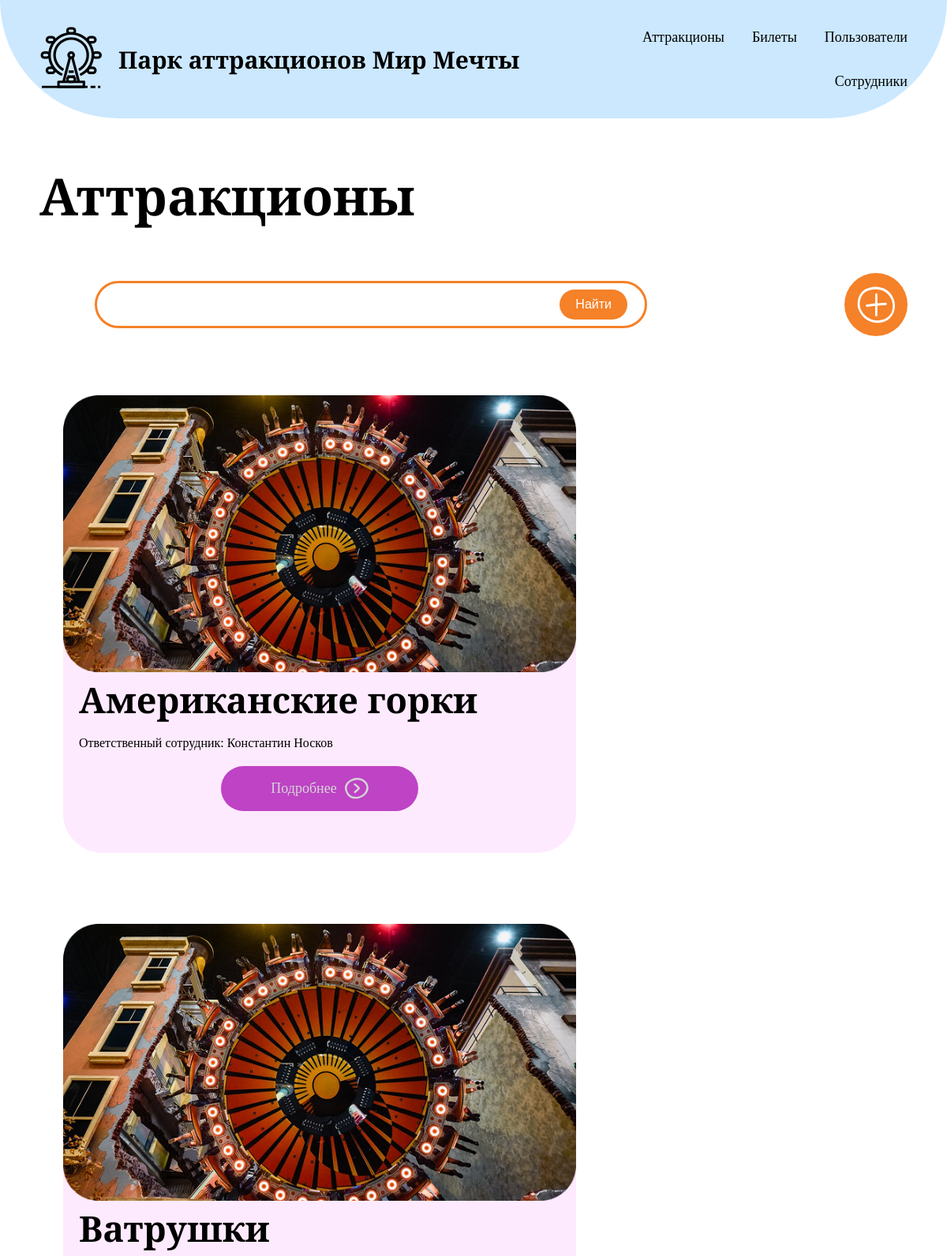
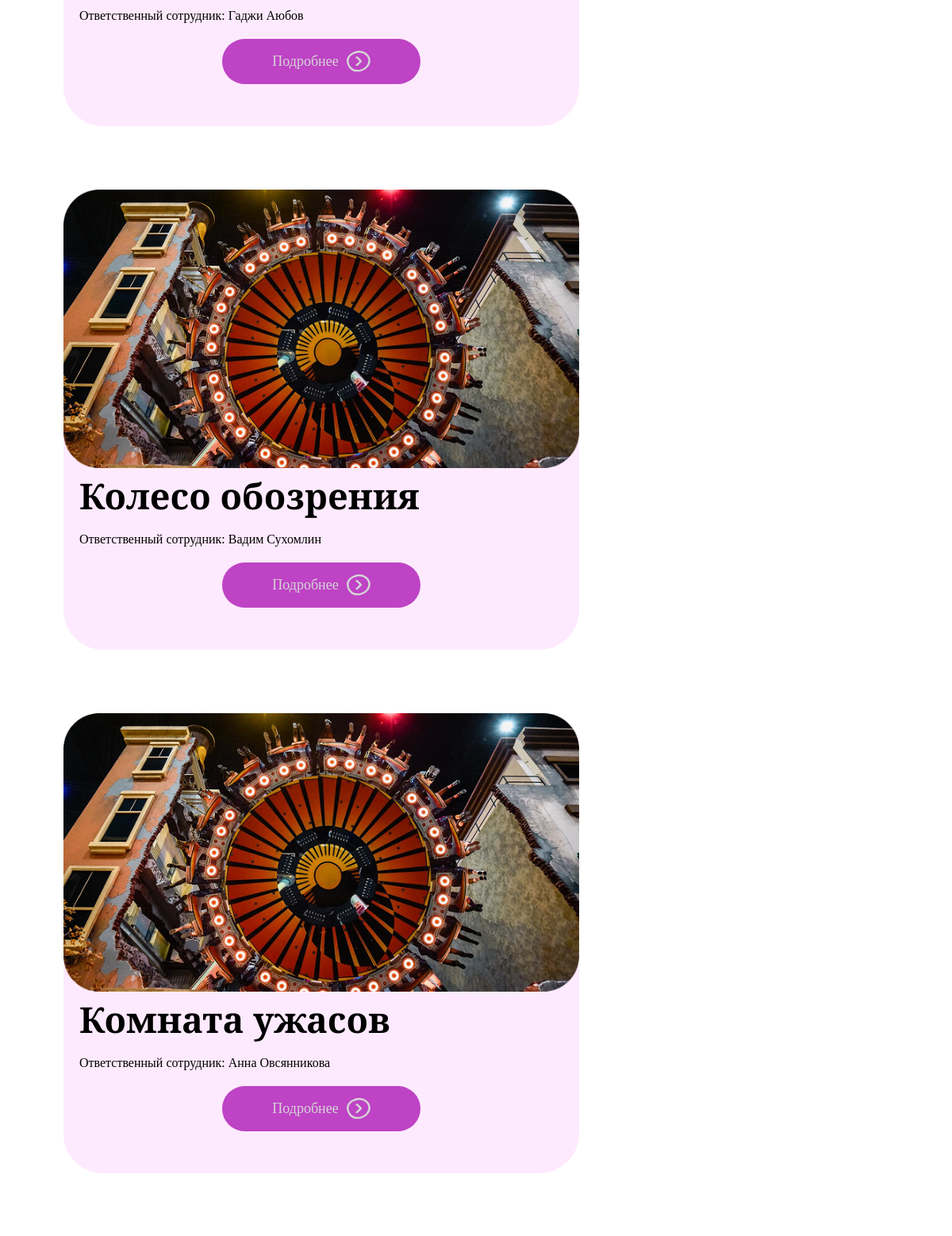
The page / (upper part) on the database its author committed (2 pictures, top to bottom).
### first_app/models.py (models this page shows, shortened)
class Attractions(models.Model):
    CAPACITY_CHOICES = [
        (10, '10 человек'),
        (15, '15 человек'),
        (20, '20 человек')
    ]
    DURATION_CHOICES = [
        (3, '3 минуты'),
        (6, '6 минут'),
        (10, '10 минут'),
        (8, '8 минут'),
        (15, '15 минут')
    ]
    name = models.CharField('Название', max_length=100, unique=True)
    min_height = models.IntegerField('Минимальный рост (см)', null=True)
    max_height = models.IntegerField('Максимальный рост (см)', null=True)
    min_age = models.IntegerField('Минимальный возраст', null=True)
    activity_status = models.BooleanField('Статус активности', default=True)
    capacity = models.IntegerField('Вместимость (чел)', choices=CAPACITY_CHOICES)
    duration_minutes = models.IntegerField('Продолжительность (мин)', null=True)
    staff = models.ForeignKey(Staff, on_delete=models.SET_NULL, null=True, blank=True, verbose_name='Ответственный сотрудник')
    main_image = models.ImageField('Главное изображение', upload_to='attraction_images/', null=True, blank=True)
    class Meta:
        verbose_name = "Аттракцион"
        verbose_name_plural = "Аттракционы"
        ordering = ["name"]

class Staff(models.Model):
    POSITION_CHOICES = [
        ('operator', 'Оператор'),
        ('administrator', 'Администратор'),
    ]
    name = models.CharField('Имя', max_length=50)
    surname = models.CharField('Фамилия', max_length=50)
    position = models.CharField('Должность', max_length=50, choices=POSITION_CHOICES)
    phone_number = models.CharField('Номер телефона', max_length=20)
    passport = models.CharField('Паспорт', max_length=13, unique=True)
    photo = models.ImageField('Фотография сотрудника', upload_to='staff_photos/', null=True, blank=True)
    class Meta:
        verbose_name = "Сотрудник"
        verbose_name_plural = "Сотрудники"
        ordering = ["surname", "name"]
        indexes = [
            models.Index(fields=["position"])
        ]

### first_app/views.py (the view)
# urls.py: path('', attractions, name='attractions'),
def attractions(request):
    all_attractions = Attractions.objects.select_related('staff').all()
    return render(request, 'attractions.html', {'attractions_list': all_attractions})

### first_app/templates/attractions.html
{% extends "base.html" %}
{% load static %}
{%block main%}
<div class="container">
    <section class="page-search">
        <h1 class="page-title">Аттракционы</h1>
        <form class="search" action="/search" method="get">
            <div class="search-container">
                <input class="search-input" type="text" name="query">
                <button type="submit" class="search-button">Найти</button>
            </div>
            <img src="{% static 'images/add.svg' %}" alt="добавить" class="add">
        </form>
    </section>
    <section class="attractions-menu">
        {% for attraction in attractions_list %}
        <div class="block">
            <div class="block-img">
                {% if attraction.main_image %}
                <img src="{{ attraction.main_image.url }}" alt="{{ attraction.name }}" class="img-one">
                {% else %}
                <img src="{% static 'images/img-one.png' %}" alt="placeholder" class="img-one">
                {% endif %}
            </div>
            <h3 class="name-attraction">{{ attraction.name }}</h3>
            <div class="staff">
                <p class="staff-text">Ответственный сотрудник:
                    {% if attraction.staff %}
                    {{ attraction.staff.name }} {{ attraction.staff.surname }}
                    {% else %}
                    Не назначен
                    {% endif %}
                </p>
            </div>
            <a href="{% url 'attraction_detail' pk=attraction.pk %}" class="red">
                <div class="red-button">
                    <p class="red-text">Подробнее</p>
                    <img src="{% static 'images/red-img.svg' %}" alt="next" class="red-img">
                </div>
            </a>
        </div>
        {% empty %}
        <p>Аттракционы не найдены.</p>
        {% endfor %}
    </section>
</div>
{%endblock%}

### first_app/static/css/style.css (style rules this page uses)
* { box-sizing: border-box; }
.container { max-width: 95%; margin: 0 auto; padding: 0 20px; }
a { font-family: "Cormorant Infant", serif; text-decoration: none; color: #000; font-weight: 400; font-size: clamp(1rem, 1.5vw, 1.5rem); transition: color 0.3s ease; white-space: nowrap; }
html, body { font-family: "Cormorant Infant", serif; margin: 0; padding: 0; }
body { display: flex; flex-direction: column; min-height: 100vh; }
.page-title { font-size: 65px; }
.search { display: flex; justify-content: space-between; align-items: center; margin-bottom: 30px; }
.search-container { position: relative; display: inline-block; width: 750px; }
.page-search { margin-bottom: 35px; }
.search-input { color: #F58128; margin: 0 10px 0 70px; padding: 10px 100px 10px 15px; height: 60px; width: 700px; font-size: 25px; border-radius: 50px; border: 3px solid #F58128; outline: none; padding-left: 10px; caret-color: #F58128; box-sizing: border-box; white-space: nowrap; overflow: hidden; text-overflow: ellipsis; }
.search-button { position: absolute; right: 5px; top: 50%; transform: translateY(-50%); background-color: #F58128; color: white; border: none; padding: 10px 20px; border-radius: 50px; cursor: pointer; font-size: 16px; z-index: 2; }
.add { height: 80px; width: 80px; }
.block { background-color: #FEEAFE; width: 650px; height: 580px; border-radius: 50px; padding-bottom: 20px; margin: 40px 0 40px 0; }
.img-one { width: 650px; }
.name-attraction { font-size: 45px; margin: 0 0 0 20px; }
.red-button { display: flex; margin: 20px auto 0 auto; gap: 10px; background-color: #BE43C5; border-radius: 50px; justify-content: center; color: #d5d5d5; width: 250px; }
.staff { margin: 0 0 0 20px; }
.attractions-menu { display: grid; grid-template-columns: repeat(auto-fill, 670px); grid-template-rows: repeat(auto-fill, 670px); gap: 0 20px; padding-left: 30px; margin: 0 auto; }

### rows shown on the page
Attractions: name "Американские горки", staff.name "Константин", staff.surname "Носков"
Attractions: name "Ватрушки", staff.name "Гаджи", staff.surname "Аюбов"
Attractions: name "Колесо обозрения", staff.name "Вадим", staff.surname "Сухомлин"
Attractions: name "Комната ужасов", staff.name "Анна", staff.surname "Овсянникова"
